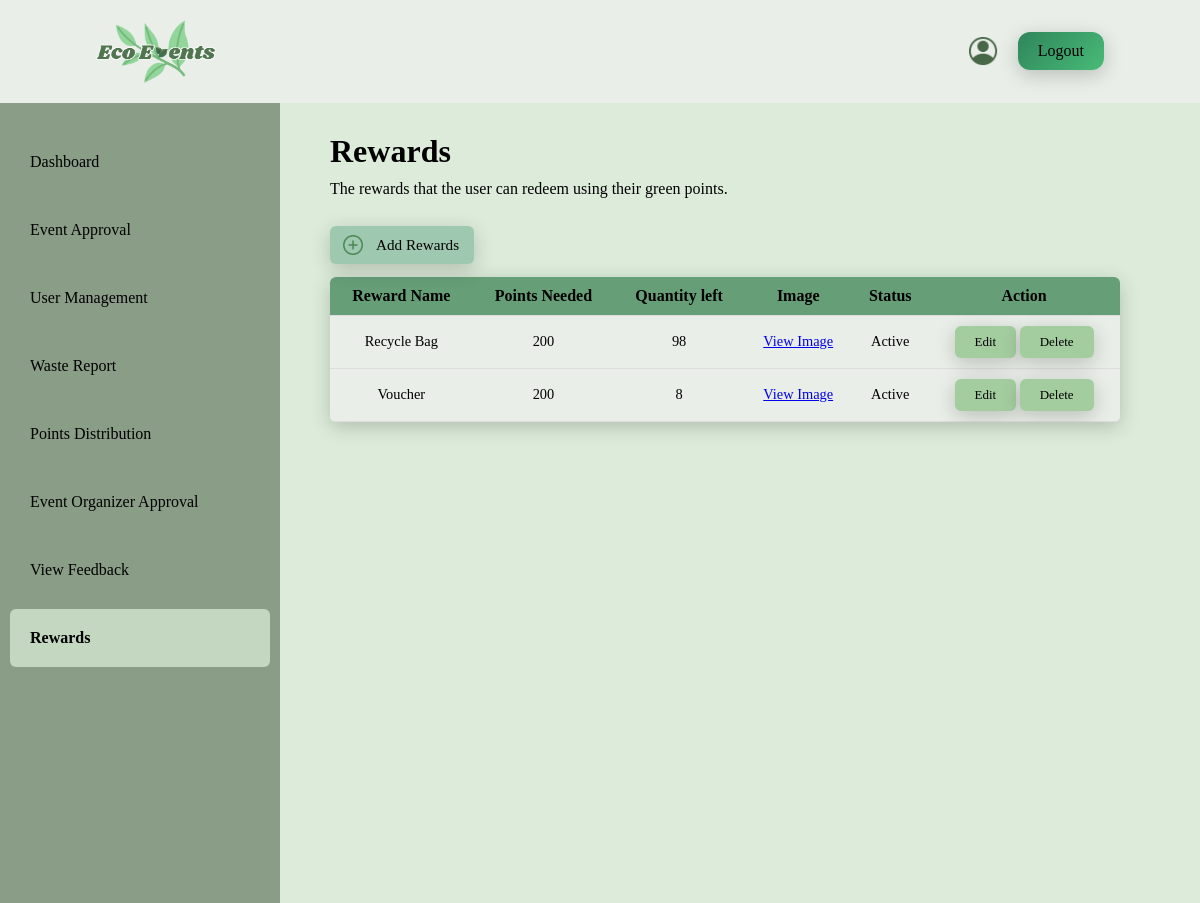
The app's page /Admin/redeemRewards.php, older data.
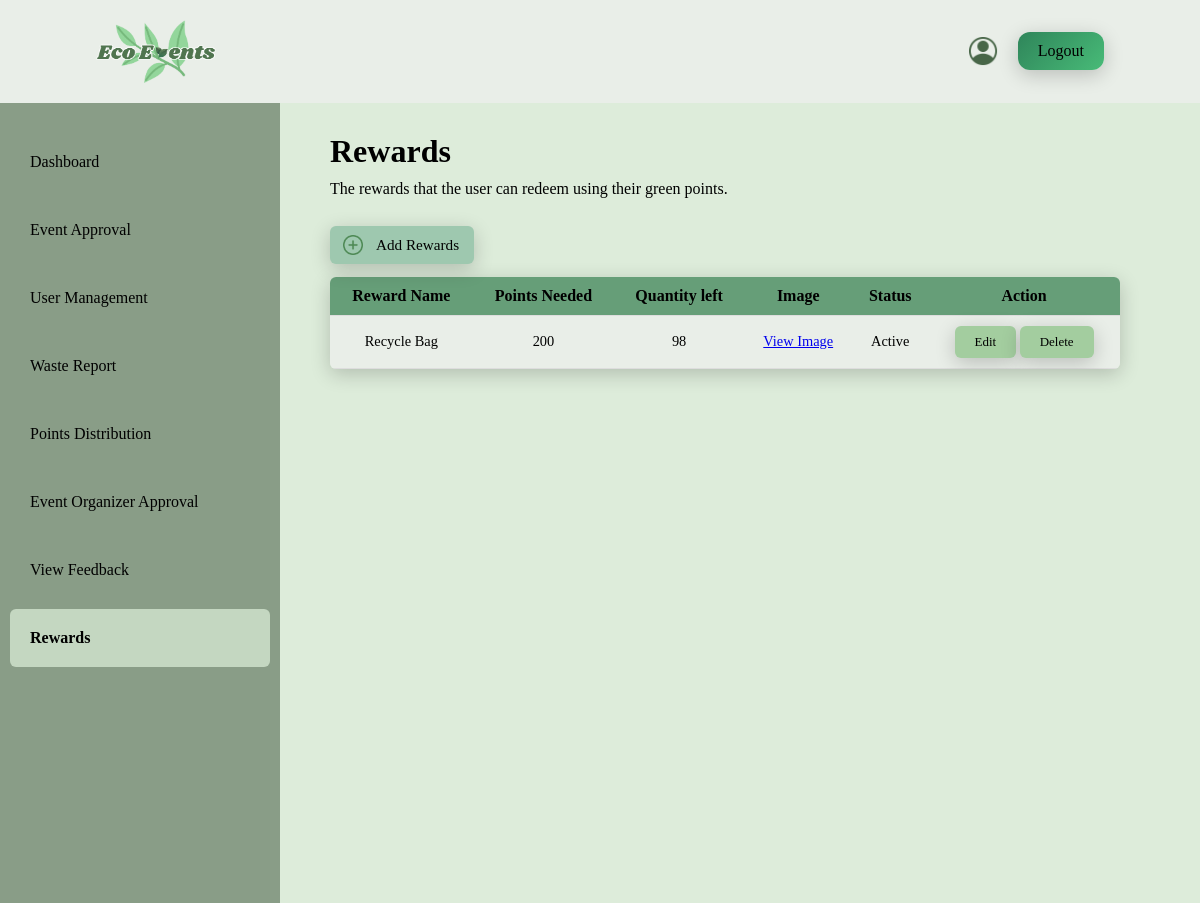
The same page, newer data.
### tables this page shows
CREATE TABLE `reward` (
  `reward_id` int(11) NOT NULL,
  `reward_name` varchar(255) NOT NULL,
  `reward_points` int(11) NOT NULL,
  `reward_quantity` int(11) NOT NULL,
  `reward_image` varchar(255) NOT NULL,
  `reward_status` varchar(50) NOT NULL
);

### Admin/redeemRewards.php (the view, shortened to what this page needs)
<!DOCTYPE html>
<html lang="en">
<head>
    <link rel="stylesheet" href="reset.css">
</head>
<body>
    <div class = "topBar">
        <img class = "logo" src="logo.png" alt="Website Logo">
        <div class = "rightSide">
            <a href="Profile.php">
                <img class = "profile" src="profile.png" alt="Profile icon">
            </a>
            <a class = "logout" href="logout.php">Logout</a>
        </div>
    </div>
    <div class = "container">
        <aside class = "sideBar">
            <a href = "dashboard.php">Dashboard</a>
            <a href="eventApproval.php">Event Approval</a>
            <a href="userManagement.php">User Management</a>
            <a href="wasteReport.php">Waste Report</a>
            <a href="PointsDistribution.php">Points Distribution</a>
            <a  href="OrganizerApproval.php">Event Organizer Approval</a>
            <a href="ViewFeedback.php">View Feedback</a>
            <a class = "redeemRewards" href="redeemRewards.php">Rewards</a>
        </aside>
        <div class = "firstContent">
            <h1>Rewards</h1>
            <p>The rewards that the user can redeem using their green points.</p>
            <br>
            <button class = "addRewards">
                <img src="plus.png" alt="Add icon">
                <p>Add Rewards</p>
            </button>
            <table class = "redeemRewardsTable">
                <tr class = "header">
                    <th>Reward Name</th>
                    <th>Points Needed</th>
                    <th>Quantity left</th>
                    <th>Image</th>
                    <th>Status</th>
                    <th>Action</th>
                </tr>
                <?php
                    include "conn.php";
                    $sql = "SELECT * FROM reward";
                    $result = mysqli_query($dbConn, $sql);
                    while($row = mysqli_fetch_assoc($result)) {
                ?>
                <tr data-id="<?php echo $row['reward_id']; ?>">
                    <td>
                        <?php echo $row['reward_name']; ?>
                    </td>
                    <td>
                        <?php echo $row['reward_points']; ?>
                    </td>
                    <td>
                        <?php echo $row['reward_quantity']; ?>
                    </td>
                    <td>
                        <?php
                            $documentPath = !empty($row['reward_image']) ? "../uploads/" . $row['reward_image'] : "#";
                        ?>
                        <a href="<?php echo $documentPath; ?>" target="_blank">View Image</a>
                    </td>
                    <td>
                        <?php echo $row['reward_status']; ?>
                    </td>
                    <td>
                        <a class = "editButton">Edit</a>
                        <a class = "deleteButton">Delete</a>
                    </td>
                </tr>
                <?php
                    }
                ?>
            </table>
        </div>
    </div>
</body>
</html>

Row changes from the older to the newer data that the page shows:
removed reward: reward_name "Voucher", reward_points "200", reward_quantity "8", reward_status "Active"
